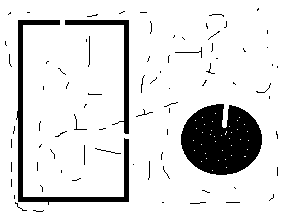
#> input picture img/test.png, 287 x 218 px
$ python morfo.py
#> lines starting #> are read from the running program, lines starting #| are printed output that depends on the picture; after the words box and inside, x2 and y2 are one past the last pixel; in counts of white or black regions, pixels touching at a corner belong together
# -*- coding: utf-8 -*-
import numpy as np


def core(img, kernel, op="dil"):
    filas, columnas= img.shape
    filas_k, columnas_k = kernel.shape

    offset_x = (filas_k - 1) // 2
    offset_y = (columnas_k - 1) // 2

    new = np.zeros((filas, columnas))

    for fila in range(offset_x, filas - offset_x):
        for columna in range(offset_y, columnas - offset_y):

            suma = []
            value = 0
            for x in range(filas_k):
                for y in range(columnas_k):
                    suma.append(img[fila-offset_x+x, columna-offset_y+y] + kernel[x, y])

            if op == "dil":
                    value = max(suma)
            else:
                value = min(suma)

            for x in range(filas_k):
                for y in range(columnas_k):
                    if kernel[x, y]:
                        new[fila-offset_x+x, columna-offset_y+y] = value
    return new

if __name__ == "__main__":
    from scipy import ndimage
    from matplotlib import pyplot as plt
    imagen = "../img/test.png"
    img = ndimage.imread(imagen)
#> img is the input picture: shape (218, 287, 4); mean R, G, B, A 222.9, 222.9, 222.9, 255
    img = np.amax(img) - img[:,:,0]
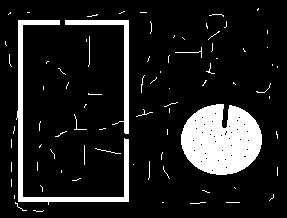
#> img: shape (218, 287); 12.6% white; 80 white regions (71 under 20 px), largest, box (x1, y1, x2, y2) and area: (181, 104, 262, 175) 4340, (16, 20, 129, 205) 1928, (65, 20, 129, 134) 876

    #img = np.zeros((100, 100))
    #img[50, 50] = 255

    kernel = np.ones((5, 5))
    #kernel[0, 0] = 1
    #kernel[-1, -1] = 1
    print(kernel)
    plt.imshow(img, cmap="gray")
    plt.show()

    dil = core(img, kernel, "dil")
#> after the loop in core, `for fila in range(offset_x, filas - offset_x):`:
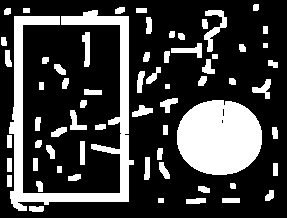
#> new: shape (218, 287) float64; values 1 (black) and 256 (white), 25.3% white; 65 white regions, largest, box (x1, y1, x2, y2) and area: (9, 10, 134, 211) 5638, (177, 100, 262, 175) 5105, (204, 10, 227, 52) 353

    plt.imshow(img - dil, cmap="gray")
    plt.show()
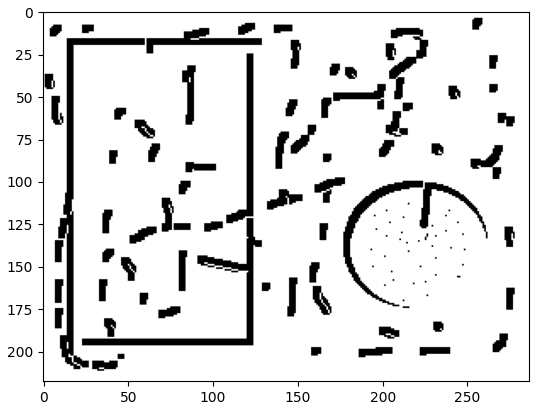
#> figure drawn by matplotlib, 1 panel
    dil = core(dil, kernel, "dil")
#> call 2 of core, with kernel = array of shape (5, 5), op = 'dil'
#> after the loop in core (call 2), `for fila in range(offset_x, filas - offset_x):`:
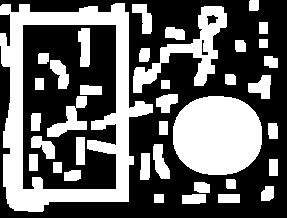
#> new: shape (218, 287) float64; values 2 (black) and 257 (white), 40.1% white; 38 white regions, largest, box (x1, y1, x2, y2) and area: (0, 3, 153, 212) 9894, (173, 96, 262, 175) 5775, (133, 6, 227, 93) 2330

    #new = core(img, kernel, "a")
    plt.imshow(dil, cmap="gray")
    plt.show()

$ run again, with img/histo.png copied over img/test.png
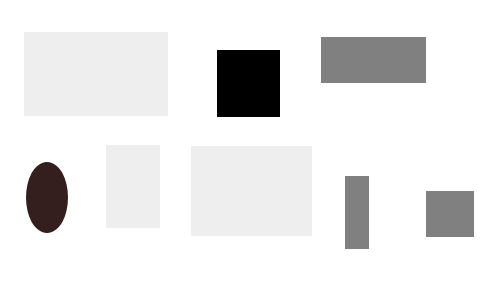
#> input picture img/histo.png, 498 x 288 px
#> img is the input picture: shape (288, 498, 4); mean R, G, B, A 233.1, 232.8, 232.8, 255
#> img: shape (288, 498)
#> `plt.show()`:
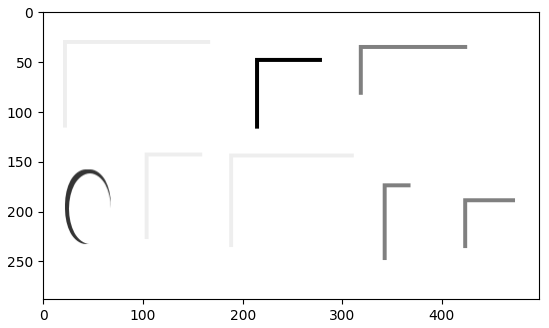
#> figure drawn by matplotlib, 1 panel
#> after the loop in core (call 2), `for fila in range(offset_x, filas - offset_x):`:
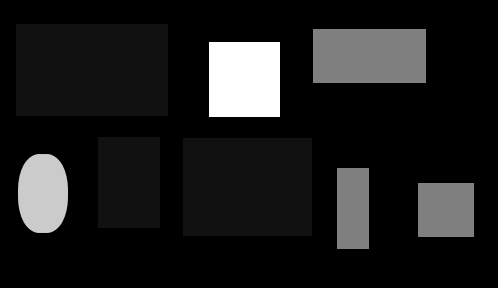
#> new: shape (288, 498) float64; min 2, max 257, mean 30.4; drawn with min black and max white
